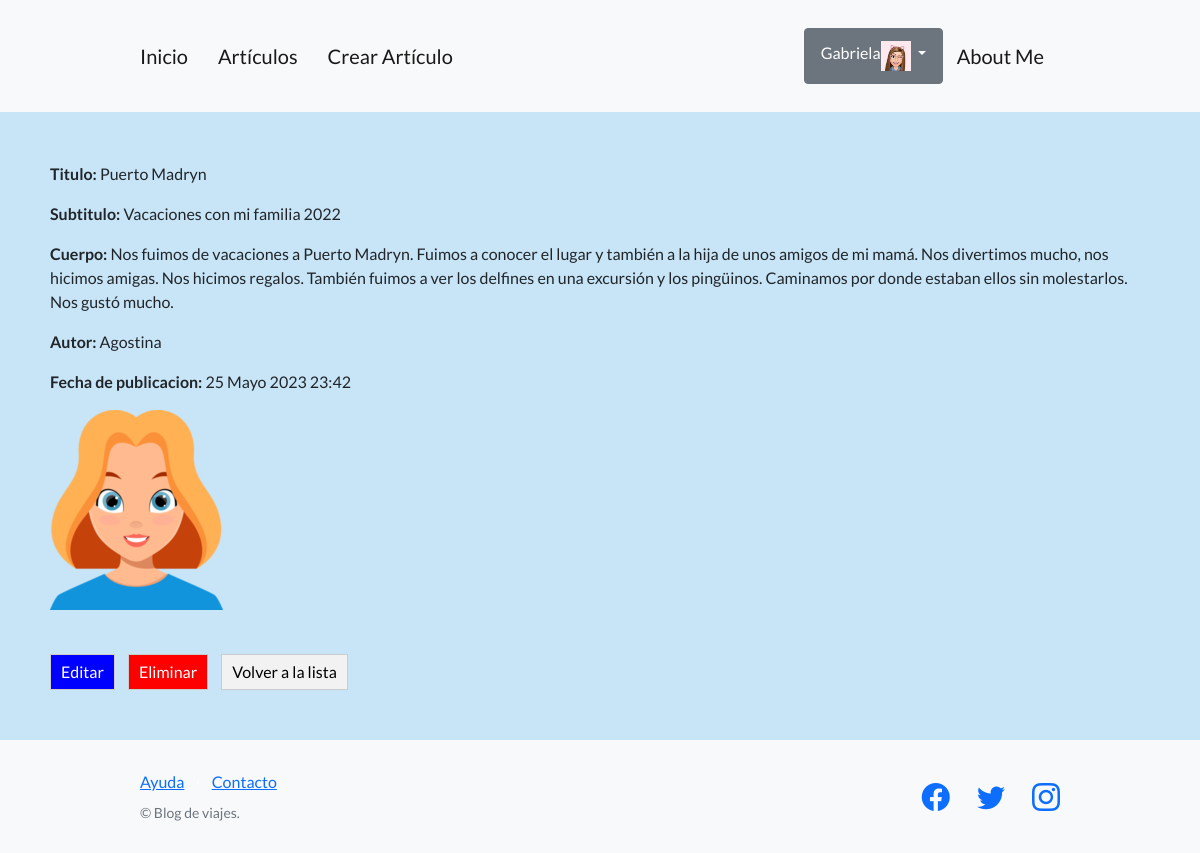
Before: /blog/pages/page16/ (signed in) with the older database file.
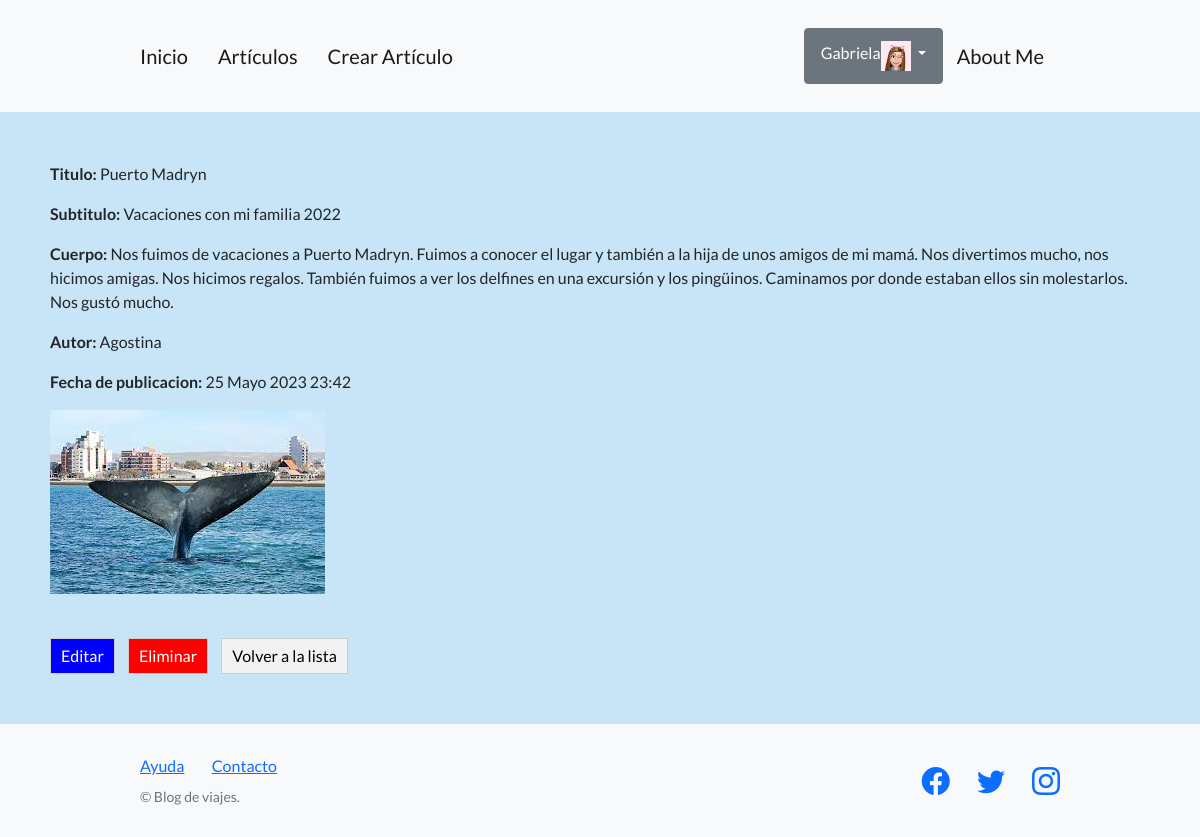
After: the same page with the newer database file.
### blog/models.py (models this page shows, shortened)
class Articulo(models.Model):
    titulo= models.CharField(max_length=200, unique=True)
    subtitulo= models.CharField(max_length=200)
    cuerpo= models.TextField()
    autor= models.ForeignKey(User, on_delete=models.SET_NULL, null=True)
    fecha_publicacion= models.DateTimeField(auto_now_add=True)
    imagen= models.ImageField(upload_to='images', blank=True)
    class Meta:
        ordering = ['-fecha_publicacion']

### blog/views.py (the view)
# urls.py: path("pages/page<int:id>/", ver_articulo, name='ver_articulo'),
def ver_articulo(request, id):
    articulo= Articulo.objects.get(id= id)  # Obtener el artículo por su ID
    contexto = {
        'articulo': articulo
    }
    return render(
        request= request,
        template_name= 'blog/detalle_articulos.html',
        context=contexto,
    )

### blog/templates/blog/detalle_articulos.html
{% extends 'blog/base.html' %}
{% block contenido %}
<section>
    <div>
        <p><strong> Titulo: </strong>{{articulo.titulo}}</p>
        <p><strong> Subtitulo: </strong>{{articulo.subtitulo}}</p>
        <p><strong> Cuerpo: </strong>{{articulo.cuerpo}}</p>
        <p><strong> Autor: </strong>{{articulo.autor}}</p>
        <p><strong> Fecha de publicacion: </strong>{{articulo.fecha_publicacion}}</p>
        <img src="{{ articulo.imagen.url }}" alt="Imagen del artículo">
        <br><br>
        <div class="botones">
            <a href="{% url 'editar_articulo' articulo.id %}" class="boton-editar">Editar</a>
            <a href="{% url 'eliminar_articulo' articulo.id %}" class="boton-eliminar">Eliminar</a>
            <a href="{% url 'lista_articulos' %}" class="boton-volver">Volver a la lista</a>
        </div>
    </div>
</section>
{% endblock contenido %}

Changed rows visible on the page:
changed Articulo "Puerto Madryn": imagen: a different picture
